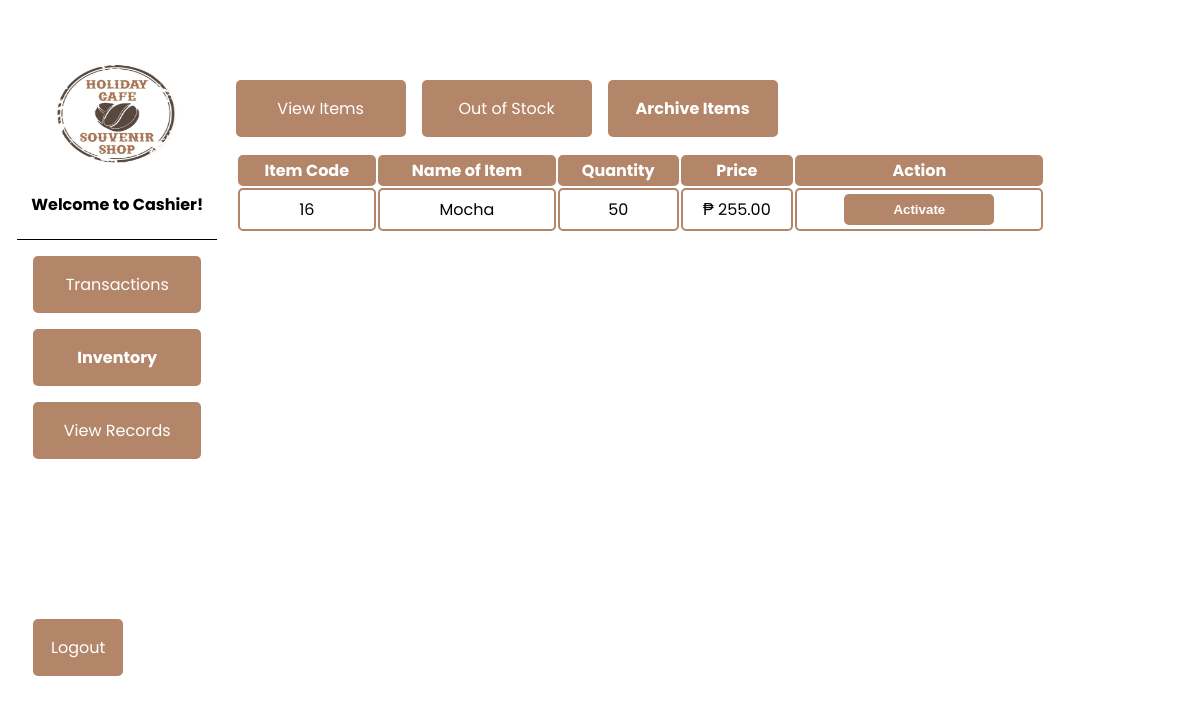
The app's page /inventory/archive_items.php with its own data.
### tables this page shows
CREATE TABLE `tbl_inventory` (
  `item_id` int(10) NOT NULL,
  `item_name` varchar(255) NOT NULL,
  `quantity` int(11) NOT NULL,
  `price` int(11) NOT NULL,
  `image` varchar(255) NOT NULL,
  `description` varchar(255) NOT NULL,
  `status` varchar(50) NOT NULL
);

### inventory/archive_items.php (the view, shortened to what this page needs)
<?php
include "../dbcon.php";
$statement = $pdo->prepare('SELECT * FROM tbl_inventory where quantity != 0 and status = "archive" order by item_id desc');
$statement->execute();
$row = $statement->fetchAll(PDO::FETCH_ASSOC);
?>
<!DOCTYPE html>
<html lang="en">
  <head>
    <link rel="stylesheet" href="../css/index.css" />
  </head>
  <body>
    <div class="admin-main">
      <div class="admin-image">
        <img
          src="../images/logo_cafe.png"
          alt="admin logo"
          width="120"
          height="100"
        />
        <?php if ($_SESSION["Roles"] == 'admin'): ?>
          <h4>Holiday Cofe and Souvenir Shop</h4>
        <?php else: ?>
          <h4>Welcome to Cashier!</h4>
        <?php endif;?>
      </div>
      <ul>
        <li><a href="../order/order.php">Transactions</a></li>
        <li class="disabled" ><a href="inventory.php">Inventory</a></li>
        <li><a href="../view_orders/viewitem.php">View Records</a></li>
        <li class="logout"><a href="../logout.php">Logout</a></li>
      </ul>
    </div>
    <div class="admin-contents">
      <div class="navbar">
        <li><a href="inventory.php">View Items</a></li>
        <li><a href="out_stock.php">Out of Stock</a></li>
        <li class="disabled"><a href="archive_items.php">Archive Items</a></li>
      </div>
      <div class="admin-tables">
        <table class="inventory">
        <tr>
            <th>Item Code</th>
            <th>Name of Item</th>
            <th>Quantity</th>
            <th>Price</th>
            <th>Action</th>
        </tr>
          <?php foreach ($row as $i => $item):?>
        <tr>
			<td><?php echo $item['item_id']; ?></td>
			<td><?php echo $item['item_name']; ?></td>
			<td><?php echo $item['quantity']; ?></td>
			<td>₱ <?php echo number_format($item['price'],  2, '.', ','); ?></td>
			<td>
        <form method="POST" action="activate_inventory.php">
         <button type="submit" class="btn" style="border: none; color:white;" >Activate</button>
        </form>
      </td>
      </tr>
        <?php endforeach;?>
        </table>
      </div>
    </div>
  </body>
</html>

### css/index.css (style rules this page uses)
* { box-sizing: border-box; }
body { box-sizing: border-box; margin: 0.5rem; margin-top: 4rem; font-family: 'Poppins', sans-serif; display: flex; justify-content: space-around; }
.disabled { pointer-events:none; opacity: 1; font-weight: bold; }
.admin-main ul { list-style-type: none; margin: 0; padding: 0; width: 200px; }
.admin-main li a { display: block; color: white; text-decoration: none; }
.admin-main li { text-align: center; margin: 1rem; border-radius: 5px; background-color: rgb(180, 134, 105); }
.admin-main .admin-image { width: 200px; text-align: center; border-bottom: 1px solid black; }
.admin-main .logout { margin-top: 10rem; width: 90px; }
.admin-contents { width: 80%; }
.admin-contents li a { display: block; color: white; text-decoration: none; }
.admin-contents li { width: 170px; list-style-type: none; text-align: center; margin: 1rem 1rem 1rem 0; border-radius: 5px; background-color: rgb(180, 134, 105); }
.admin-contents .navbar { display: flex; justify-content: flex-start; }
.admin-tables { width: 90%; }
.admin-tables .btn { margin: 0.2rem; padding: 0.5rem; width: 150px; border-radius: 5px; background-color: rgb(180, 134, 105); font-weight: bold; text-decoration: none; }
.admin-tables button { width: 70px; border-radius: 5px; background-color: rgb(180, 134, 105); font-weight: bold; }
.inventory { width: 95%; text-align: center; }
.inventory th, td { border-collapse: separate; border: 2px solid rgb(180, 134, 105); border-radius: 5px; text-align: center; }
.inventory th { background-color: rgb(180, 134, 105); color: white; }
ul li, .navbar li { padding: 1rem; }

### records on screen
tbl_inventory: item_id "16", item_name "Mocha", quantity "50", price "255.00"
